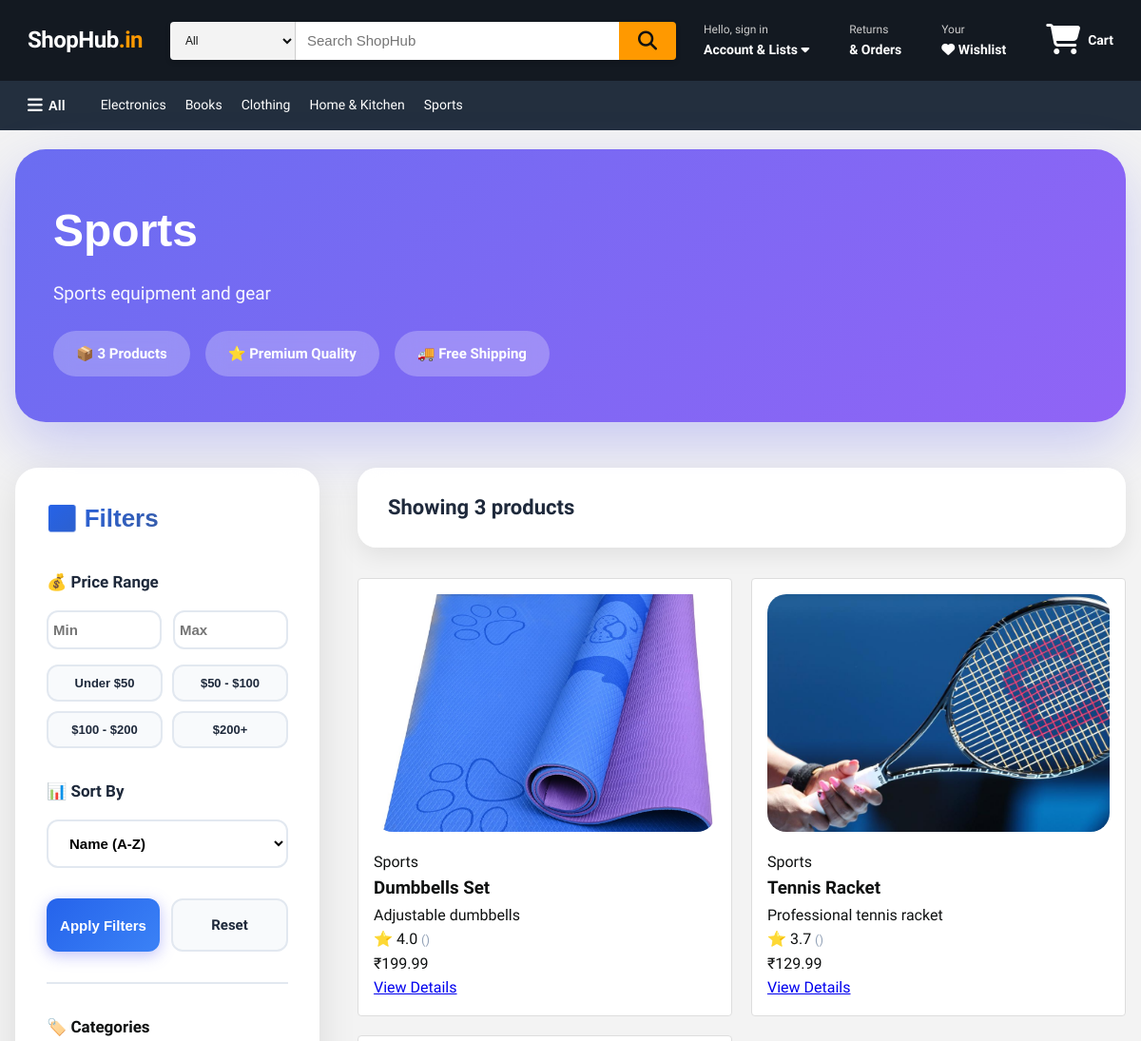
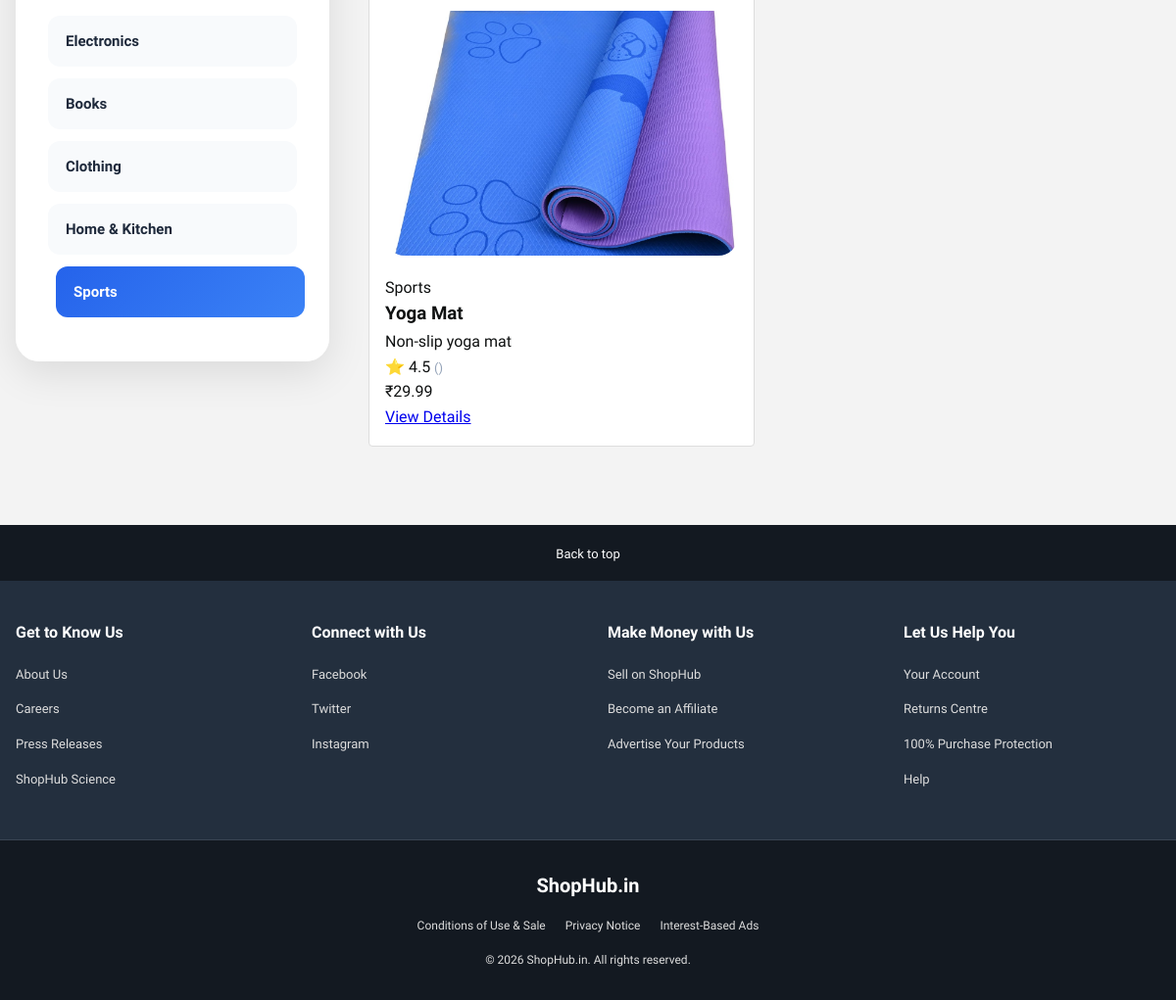
The page /category/5/ on the database its author committed (2 pictures, top to bottom).
### recommendations/models.py (models this page shows, shortened)
class Category(models.Model):
    name = models.CharField(max_length=100)
    description = models.TextField(blank=True)
    class Meta:
        verbose_name_plural = "Categories"

class Product(models.Model):
    name = models.CharField(max_length=200)
    description = models.TextField()
    category = models.ForeignKey(Category, on_delete=models.CASCADE)
    price = models.DecimalField(max_digits=10, decimal_places=2)
    image = models.ImageField(upload_to='product_images/', blank=True, null=True)
    image1 = models.ImageField(upload_to='product_images/', blank=True, null=True)
    image2 = models.ImageField(upload_to='product_images/', blank=True, null=True)
    image3 = models.ImageField(upload_to='product_images/', blank=True, null=True)
    image4 = models.ImageField(upload_to='product_images/', blank=True, null=True)
    created_at = models.DateTimeField(auto_now_add=True)
    def average_rating(self):
        ratings = self.rating_set.all()
        if ratings:
            return sum(r.score for r in ratings) / len(ratings)
        return 0

class Rating(models.Model):
    user = models.ForeignKey(User, on_delete=models.CASCADE)
    product = models.ForeignKey(Product, on_delete=models.CASCADE)
    score = models.IntegerField(
        validators=[MinValueValidator(1), MaxValueValidator(5)]
    )
    created_at = models.DateTimeField(auto_now_add=True)
    class Meta:
        unique_together = ('user', 'product')

### recommendations/views.py (the view)
# urls.py: path('category/<int:category_id>/', views.category_products, name='category_products'),
def category_products(request, category_id):
    category = get_object_or_404(Category, id=category_id)
    products = Product.objects.filter(category=category)
    min_price = request.GET.get('min_price')
    max_price = request.GET.get('max_price')
    if min_price:
        products = products.filter(price__gte=min_price)
    if max_price:
        products = products.filter(price__lte=max_price)
    sort_by = request.GET.get('sort', 'name')
    if sort_by == 'price_low':
        products = products.order_by('price')
    elif sort_by == 'price_high':
        products = products.order_by('-price')
    elif sort_by == 'rating':
        products = products.annotate(avg_rating=Avg('rating__score')).order_by('-avg_rating')
    else:
        products = products.order_by('name')
    cart_count = 0
    if request.user.is_authenticated:
        cart, _ = Cart.objects.get_or_create(user=request.user)
        cart_count = cart.items.count()
    categories = Category.objects.all()
    context = {
        'category': category,
        'products': products,
        'categories': categories,
        'cart_count': cart_count,
        'sort_by': sort_by,
        'min_price': min_price,
        'max_price': max_price,
    }
    return render(request, 'recommendations/category_products.html', context)

### recommendations/templates/recommendations/category_products.html (shortened to what this page needs)
{% extends 'recommendations/base.html' %}
{% load static %}
{% block content %}
<div class="category-header">
    <h1 class="category-title">{{ category.name }}</h1>
    <p class="category-description">{{ category.description|default:"Discover amazing products in this category" }}</p>
    <div class="category-badges">
        <div class="category-badge">📦 {{ products.count }} Product{{ products.count|pluralize }}</div>
        <div class="category-badge">⭐ Premium Quality</div>
        <div class="category-badge">🚚 Free Shipping</div>
    </div>
</div>
<div class="content-layout">
    <div class="filters-sidebar">
        <div class="filter-card">
            <h3 class="filter-title">🎛️ Filters</h3>
            <form method="GET" action="" id="filterForm">
                <div class="filter-section">
                    <h4>💰 Price Range</h4>
                    <div class="price-inputs">
                        <input type="number" name="min_price" placeholder="Min" value="{{ min_price }}" class="price-input">
                        <input type="number" name="max_price" placeholder="Max" value="{{ max_price }}" class="price-input">
                    </div>
                    <div class="price-buttons">
                        <button type="button" onclick="setPriceRange(0, 50)" class="price-btn">Under $50</button>
                        <button type="button" onclick="setPriceRange(50, 100)" class="price-btn">$50 - $100</button>
                        <button type="button" onclick="setPriceRange(100, 200)" class="price-btn">$100 - $200</button>
                        <button type="button" onclick="setPriceRange(200, 99999)" class="price-btn">$200+</button>
                    </div>
                </div>
                <div class="filter-section">
                    <h4>📊 Sort By</h4>
                    <select name="sort" onchange="this.form.submit()" class="sort-select">
                        <option value="name" {% if sort_by == 'name' %}selected{% endif %}>Name (A-Z)</option>
                    </select>
                </div>
                <div class="action-buttons">
                    <button type="submit" class="btn-apply">Apply Filters</button>
                    <a href="{% url 'category_products' category.id %}" class="btn-reset">Reset</a>
                </div>
            </form>
            <div class="categories-list">
                <h4 style="margin-bottom: 16px; font-size: 17px; font-weight: 800;">🏷️ Categories</h4>
                {% for cat in categories %}
                <a href="{% url 'category_products' cat.id %}"
                   class="category-item {% if cat.id == category.id %}active{% endif %}">
                    {{ cat.name }}
                </a>
                {% endfor %}
            </div>
        </div>
    </div>
    <div>
        <div class="results-header">
            <div class="results-count">
                Showing {{ products.count }} product{{ products.count|pluralize }}
            </div>
        </div>
        {% if products %}
        <div class="product-grid">
            {% for product in products %}
            <div class="product-card">
               <div class="item-image">
    {% if product.image %}
        <img src="{{ product.image.url }}" alt="{{ product.name }}">
    {% else %}
        <img src="{% static 'images/default.png' %}" alt="No Image">
    {% endif %}
</div>
                <div class="product-content">
                    <span class="category">{{ product.category.name }}</span>
                    <h3>{{ product.name }}</h3>
                    <p>{{ product.description|truncatewords:15 }}</p>
                    <div class="rating">
                        ⭐ {{ product.average_rating|floatformat:1 }}
                        <span style="color: #94a3b8; font-size: 13px;">({{ product.rating_count }})</span>
                    </div>
                    <div class="price">₹{{ product.price }}</div>
                    <a href="{% url 'product_detail' product.id %}" class="btn">View Details</a>
                </div>
            </div>
            {% endfor %}
        </div>
        {% endif %}
    </div>
</div>
{% endblock %}

### recommendations/templates/recommendations/base.html (shortened to what this page needs)
<!DOCTYPE html>
{% load static %}
<html lang="en">
<head>
    <link rel="stylesheet" href="https://cdnjs.cloudflare.com/ajax/libs/font-awesome/6.5.0/css/all.min.css">
</head>
<body>
    <header class="main-header">
        <div class="header-top">
            <a href="{% url 'home' %}" class="logo">
                <span class="logo-text">ShopHub<span class="dot">.in</span></span>
            </a>
            <div class="search-wrapper">
                <form action="{% url 'home' %}" method="GET">
                    <div class="search-container">
                        <select class="search-category" name="category">
                            <option value="">All</option>
                        </select>
                        <input type="text" class="search-input" name="q" placeholder="Search ShopHub" value="{{ request.GET.q }}">
                        <button type="submit" class="search-button">
                            <i class="fas fa-search"></i>
                        </button>
                    </div>
                </form>
            </div>
            {% if user.is_authenticated %}
                <a href="{% url 'my_recommendations' %}" class="header-link">
                    <span class="header-link-top">Hello, {{ user.username }}</span>
                    <span class="header-link-bottom">
                        Account & Lists <i class="fas fa-caret-down"></i>
                    </span>
                </a>
            {% else %}
                <a href="{% url 'login' %}" class="header-link">
                    <span class="header-link-top">Hello, sign in</span>
                    <span class="header-link-bottom">
                        Account & Lists <i class="fas fa-caret-down"></i>
                    </span>
                </a>
            {% endif %}
            <a href="#" class="returns-orders">
                <span class="header-link-top">Returns</span>
                <span class="header-link-bottom">& Orders</span>
            </a>
            <a href="{% url 'wishlist' %}" class="header-link">
                <span class="header-link-top">Your</span>
                <span class="header-link-bottom">
                    <i class="fas fa-heart"></i> Wishlist
                </span>
            </a>
            <a href="{% url 'cart' %}" class="cart-link">
                <div class="cart-icon-wrapper">
                    <i class="fas fa-shopping-cart"></i>
                </div>
                <span class="cart-text">Cart</span>
            </a>
        </div>
    </header>
    <nav class="nav-secondary">
        <div class="nav-secondary-content">
            <button class="nav-menu-button">
                <i class="fas fa-bars"></i>
                All
            </button>
            <div class="nav-categories">
                {% if categories %}
                    {% for category in categories %}
                        <a href="{% url 'category_products' category.id %}" class="nav-category">{{ category.name }}</a>
                    {% endfor %}
                {% else %}
                    <a href="{% url 'home' %}" class="nav-category">Today's Deals</a>
                    <a href="#" class="nav-category">Customer Service</a>
                    <a href="#" class="nav-category">Registry</a>
                    <a href="#" class="nav-category">Gift Cards</a>
                    <a href="#" class="nav-category">Sell</a>
                {% endif %}
            </div>
        </div>
    </nav>
    <main class="main-container">
        {% block content %}{% endblock %}
    </main>
    <footer class="footer">
        <div class="footer-top">
            <a href="#top">Back to top</a>
        </div>
        <div class="footer-content">
            <div class="footer-section">
                <h3>Get to Know Us</h3>
                <ul>
                    <li><a href="#">About Us</a></li>
                    <li><a href="#">Careers</a></li>
                    <li><a href="#">Press Releases</a></li>
                    <li><a href="#">ShopHub Science</a></li>
                </ul>
            </div>
            <div class="footer-section">
                <h3>Connect with Us</h3>
                <ul>
                    <li><a href="#">Facebook</a></li>
                    <li><a href="#">Twitter</a></li>
                    <li><a href="#">Instagram</a></li>
                </ul>
            </div>
            <div class="footer-section">
                <h3>Make Money with Us</h3>
                <ul>
                    <li><a href="#">Sell on ShopHub</a></li>
                    <li><a href="#">Become an Affiliate</a></li>
                    <li><a href="#">Advertise Your Products</a></li>
                </ul>
            </div>
            <div class="footer-section">
                <h3>Let Us Help You</h3>
                <ul>
                    <li><a href="#">Your Account</a></li>
                    <li><a href="#">Returns Centre</a></li>
                    <li><a href="#">100% Purchase Protection</a></li>
                    <li><a href="#">Help</a></li>
                </ul>
            </div>
        </div>
        <div class="footer-bottom">
            <div class="footer-bottom-content">
                <div class="footer-logo">ShopHub.in</div>
                <div class="footer-links">
                    <a href="#">Conditions of Use & Sale</a>
                    <a href="#">Privacy Notice</a>
                    <a href="#">Interest-Based Ads</a>
                </div>
                <p class="copyright">© {% now "Y" %} ShopHub.in. All rights reserved.</p>
            </div>
        </div>
    </footer>
</body>
</html>

### rows shown on the page
Category: name "Electronics"
Category: name "Books"
Category: name "Clothing"
Category: name "Home & Kitchen"
Category: name "Sports", description "Sports equipment and gear"
Product: image (picture), category.name "Sports", name "Dumbbells Set", description "Adjustable dumbbells", average_rating "4.0", price "199.99"
Product: image (picture), category.name "Sports", name "Tennis Racket", description "Professional tennis racket", average_rating "3.7", price "129.99"
Product: image (picture), category.name "Sports", name "Yoga Mat", description "Non-slip yoga mat", average_rating "4.5", price "29.99"

### other values the page prints
{{ products.count }} "3"
